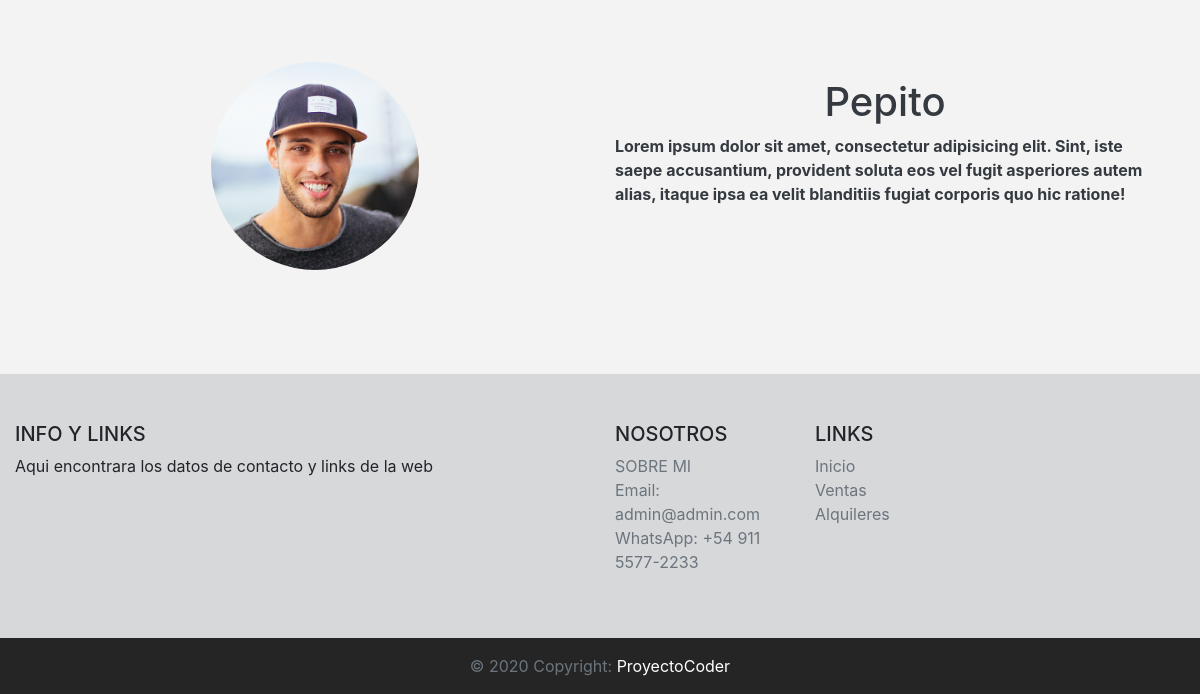
The app's page / (lower part), older data.
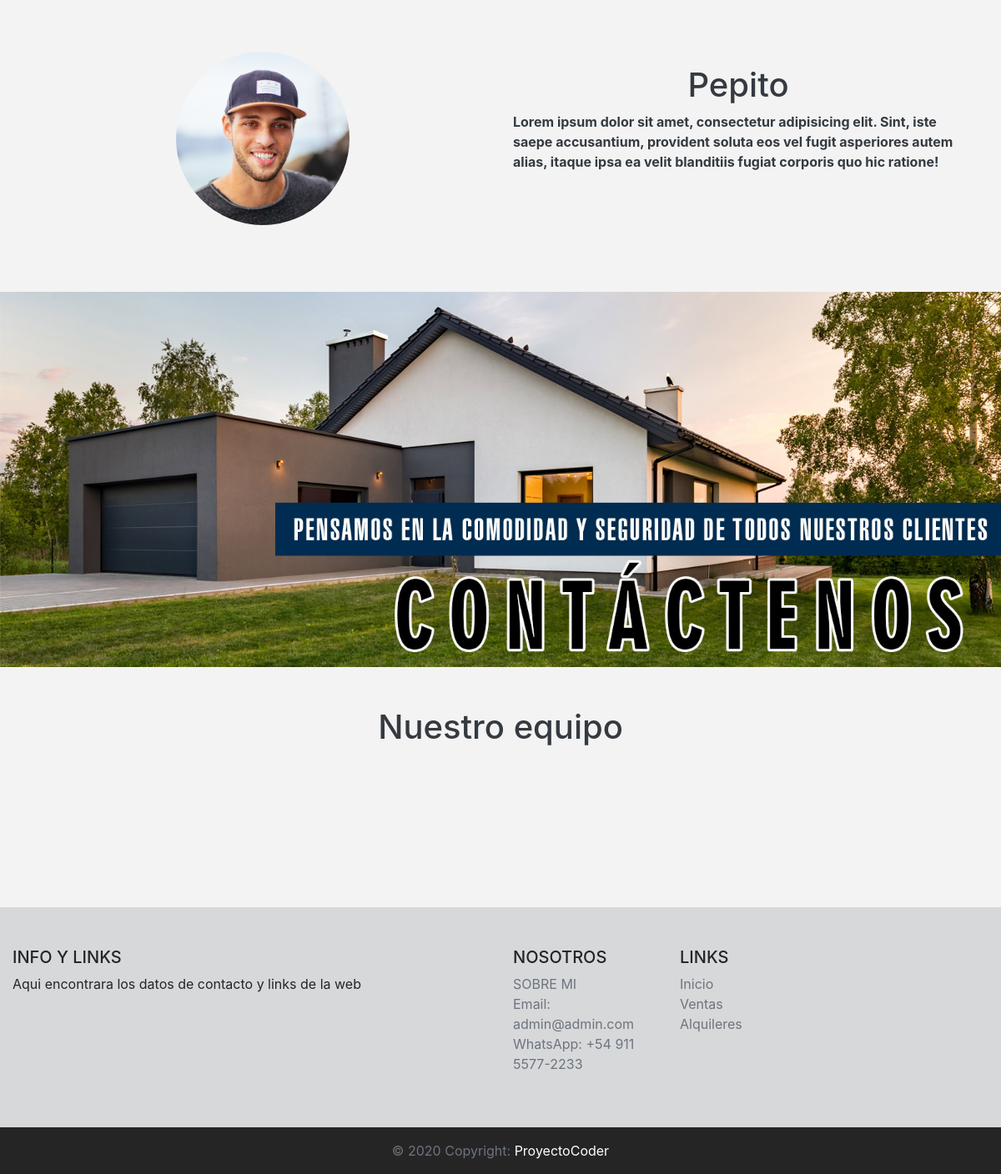
The same page, newer data.
### data/models.py (models this page shows, shortened)
class IndexChange(models.Model):
    background = models.ImageField(upload_to='index_image', null=True, blank=True, verbose_name='Imagen Principal')
    team = models.CharField(max_length=50, null=True, blank=True, verbose_name='Titulo de equipo')
    img1 = models.ImageField(upload_to='index_image', null=True, blank=True)
    title1 = models.CharField(max_length=50, null=True, blank=True, verbose_name='Persona 1')
    description1 = models.CharField(max_length=300, null=True, blank=True)
    img2 = models.ImageField(upload_to='index_image', null=True, blank=True)
    title2 = models.CharField(max_length=50, null=True, blank=True, verbose_name='Persona 2')
    description2 = models.CharField(max_length=300, null=True, blank=True)
    img3 = models.ImageField(upload_to='index_image', null=True, blank=True)
    title3 = models.CharField(max_length=50, null=True, blank=True, verbose_name='Persona 3')
    description3 = models.CharField(max_length=300, null=True, blank=True)
    class Meta:
        verbose_name = 'Modificacion'
        verbose_name_plural = 'Modificaciones'

### Proyecto01/views.py (the view)
# urls.py: path('', index, name = 'index'),
def index(request):
    data = IndexChange.objects.all()
    context = {
        'data': data,
    }
    return render(request, 'index.html', context=context)

### templates/index.html (shortened to what this page needs)
{% extends 'base.html' %}
{% block content %}
    {% for dat in data %}
        <div>
        {% if dat.background.url != '' %}
            <img src="{{ dat.background.url }}" class="w-100">
        {% endif %}
        </div>
        <section>
            <div class="container mt-5">
                <div class="row">
                    {% if dat.team != None %}
                    <div class="col text-dark text-center"><h1>{{ dat.team }}</h1></div>
                    {% endif %}
                </div>
                <div class="row mt-5">
                    <div class="col-lg-6">
                        <div class="rounded-circle text-center">
                        </div>
                    </div>
                    <div class="col-lg-6 text-dark ">
                    </div>
                </div>
                <div class="row mt-5">
                    <div class="col-lg-6">
                        <div class="rounded-circle text-center">
                            {% if dat.img2 != '' %}
                            <img class="rounded-circle mb-3" src="{{ dat.img2.url }}" style="width: 13rem;">
                            {% endif %}
                        </div>
                    </div>
                    <div class="col-lg-6 text-dark ">
                        {% if dat.title2 != None %}
                        <h1 class="text-center mt-3">{{ dat.title2 }}</h1>
                        {% endif %}
                        {% if dat.description2 != None %}
                        <p class="font-weight-bold text-left">{{ dat.description2 }}</p>
                        {% endif %}
                    </div>
                </div>
                <div class="row mt-5">
                    <div class="col-lg-6">
                    </div>
                    <div class="col-lg-6 text-dark ">
                    </div>
                </div>
            </div>
        </section>
    {% endfor %}
{% endblock %}

Row changes from the older to the newer data that the page shows:
added IndexChange: background (picture), team "Nuestro equipo"
